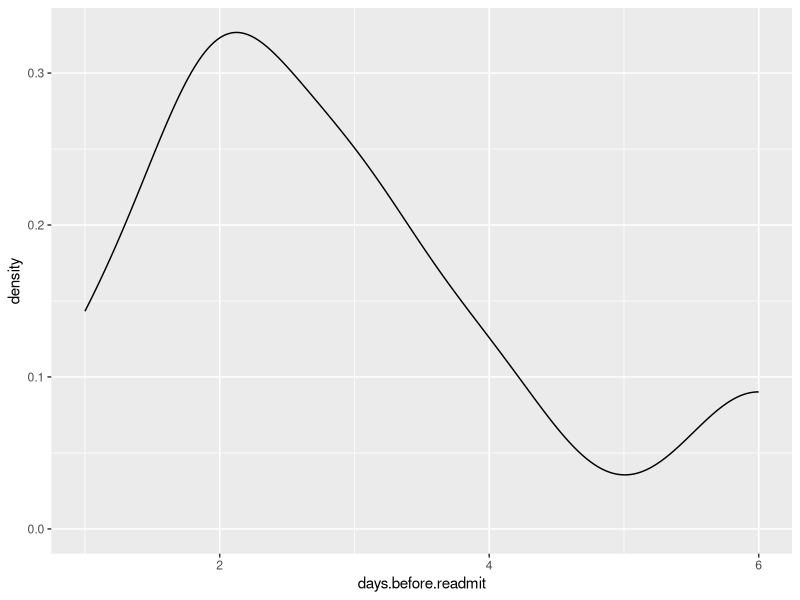

This figure's R source:
## ---- chunk 1
knitr::opts_chunk$set(echo = TRUE)

library(kableExtra)
## ---- chunk 2
library(tidyverse)
library(survival)


## ---- chunk 3

df1.readmits <- 
    data.frame(stringsAsFactors=FALSE,
                patient_id = c(1L, 2L, 3L, 4L, 5L, 6L, 7L, 8L, 9L, 10L, 11L, 12L,
                               13L, 14L, 15L),
       days.before.readmit = c(1L, 2L, 2L, 2L, 3L, 3L, 4L, 6L, NA, NA, NA, NA, NA,
                               NA, NA),
                     notes = c(NA, NA, NA, NA, NA, NA, NA, NA,
                               "no observed readmit", "no observed readmit",
                               "no observed readmit", "no observed readmit",
                               "no observed readmit", "no observed readmit",
                               "no observed readmit")
    )




# view: 
df1.readmits %>% 
    kable() %>% 
    kable_styling(bootstrap_options = c("striped")) %>%
    scroll_box(width = "100%", height = "400px")

## ---- chunk 4
df1.readmits %>% 
    ggplot(aes(x = days.before.readmit)) + 
    geom_density()
    
    
    
